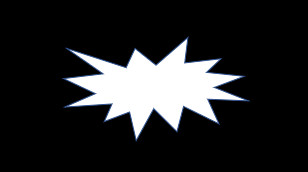
#> input picture lesson11/explode1.jpg, 308 x 172 px
$ jupyter execute --allow-errors lesson11_2.ipynb
#> lines starting #> are read from the running program, lines starting #| are printed output that depends on the picture; after the words box and inside, x2 and y2 are one past the last pixel; in counts of white or black regions, pixels touching at a corner belong together; long printed decimals are rounded
[cell 1]
# 外接矩形
import cv2

src = cv2.imread("explode1.jpg")
#> src is the input picture: shape (172, 308, 3); mean B, G, R 38.7, 37.7, 37.2
cv2.imshow("src", src)
src_gray = cv2.cvtColor(src, cv2.COLOR_BGR2GRAY)
_, dst_binary = cv2.threshold(src_gray, 127, 255, cv2.THRESH_BINARY)
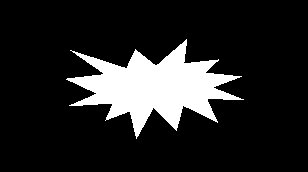
#> dst_binary: shape (172, 308); 14.5% white; 1 white region
contours, _ = cv2.findContours(dst_binary,
                               cv2.RETR_LIST,
                               cv2.CHAIN_APPROX_SIMPLE)
#> contours = 1 contour; box (x1, y1, x2, y2) and area: (66, 39, 244, 139) 7344
# 取得外接矩形,格式為元組(tuple)
rect = cv2.boundingRect(contours[0])
#> rect = (66, 39, 178, 100)
# 列出外接矩形的所有細項
x, y, w, h = rect
#> x = 66; y = 39; w = 178; h = 100
print(f"左上角 x = {x}, 左上角 y = {y}")
#| 左上角 x = 66, 左上角 y = 39
print(f"矩形寬度 = {w}")
#| 矩形寬度 = 178
print(f"矩形高度 = {h}")
#| 矩形高度 = 100
dst = cv2.rectangle(src, (x, y), (x+w, y+h), (0, 255, 255), 2)
cv2.imshow("dst", dst)
cv2.waitKey(0)
cv2.destroyAllWindows()

[cell 2]
# 外接矩形
import cv2
import numpy as np

src = cv2.imread("explode2.jpg")
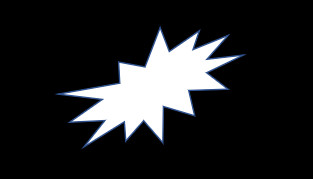
#> input picture lesson11/explode2.jpg, 313 x 179 px
#> src is the input picture: shape (179, 313, 3); mean B, G, R 36.7, 35.5, 34.8
cv2.imshow("src", src)
src_gray = cv2.cvtColor(src, cv2.COLOR_BGR2GRAY)
#> src_gray: shape (179, 313)
_, dst_binary = cv2.threshold(src_gray, 127, 255, cv2.THRESH_BINARY)
#> dst_binary: shape (179, 313); 13.5% white; 1 white region
contours, _ = cv2.findContours(dst_binary,
                               cv2.RETR_LIST,
                               cv2.CHAIN_APPROX_SIMPLE)
#> contours = 1 contour; box (x1, y1, x2, y2) and area: (65, 30, 239, 144) 7236
box = cv2.minAreaRect(contours[0])      # 取得最小外接矩形
#> box = ((154.8, 88.26), (174.3, 91.39), -33.55)
print(f"最小外接矩形的中心點、寬、高、旋轉角度 = \n {box}")
#| 最小外接矩形的中心點、寬、高、旋轉角度 =
#|  ((154.838, 88.255), (174.268, 91.393), -33.551)
points = cv2.boxPoints(box)             # 找出頂點座標
#> points = [[107.5, 174.5], [56.97, 98.33], [202.2, 2.02], [252.7, 78.18]]
points = np.int32(points)               # 轉為整數
#> points = [[107, 174], [56, 98], [202, 2], [252, 78]]
# 調整頂點格式
print(f"轉換後的矩形頂角 = \n {points}")
#| 轉換後的矩形頂角 =
#|  [[107 174]
#|  [ 56  98]
#|  [202   2]
#|  [252  78]]
dst = cv2.drawContours(src, [points], 0, (0, 255, 0), 2)
#> dst: shape (179, 313, 3)
cv2.imshow("dst", dst)
cv2.waitKey(0)
cv2.destroyAllWindows()

[cell 3]
# 外接圓
import cv2

src = cv2.imread("explode3.jpg")
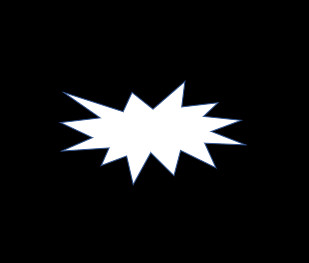
#> input picture lesson11/explode3.jpg, 309 x 263 px
#> src is the input picture: shape (263, 309, 3); mean B, G, R 25.2, 24.6, 24.3
cv2.imshow("src", src)
src_gray = cv2.cvtColor(src, cv2.COLOR_BGR2GRAY)
#> src_gray: shape (263, 309)
_, dst_binary = cv2.threshold(src_gray, 127, 255, cv2.THRESH_BINARY)
#> dst_binary: shape (263, 309); 9.5% white; 1 white region
contours, _ = cv2.findContours(dst_binary,
                               cv2.RETR_LIST,
                               cv2.CHAIN_APPROX_SIMPLE)
#> contours = 1 contour; box (x1, y1, x2, y2) and area: (63, 83, 241, 183) 7346
circle = cv2.minEnclosingCircle(contours[0])        # 取得最小外接圓
#> circle = ((152.2, 123.1), 90.03)
print(f"最小外接圓的圓心、半徑 = \n {circle}")
#| 最小外接圓的圓心、半徑 =
#|  ((152.209, 123.058), 90.028)
(x, y), radius = circle
#> x = 152.2; y = 123.1; radius = 90.03
center = (int(x), int(y))                           # 圓中心座標取整數
#> center = (152, 123)
radius = int(radius)                                # 圓半徑取整數
#> radius = 90
dst = cv2.circle(src, center, radius, (0, 255, 255), 2) # 繪製最小外接圓
#> dst: shape (263, 309, 3)
cv2.imshow("dst", dst)
cv2.waitKey(0)
cv2.destroyAllWindows()

[cell 4]
# 橢圓擬合
import cv2

src = cv2.imread("cloud.jpg")
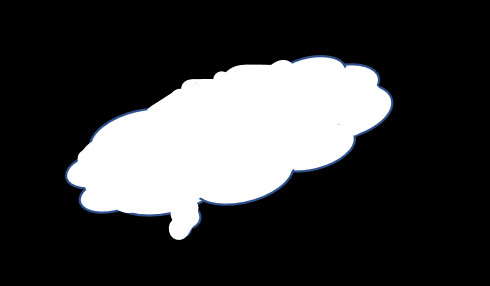
#> input picture lesson11/cloud.jpg, 490 x 286 px
#> src is the input picture: shape (286, 490, 3); mean B, G, R 61.5, 60.9, 60.6
cv2.imshow("src", src)
src_gray = cv2.cvtColor(src, cv2.COLOR_BGR2GRAY)
#> src_gray: shape (286, 490)
_, dst_binary = cv2.threshold(src_gray, 127, 255, cv2.THRESH_BINARY)
#> dst_binary: shape (286, 490); 23.7% white; 1 white region
contours, _ = cv2.findContours(dst_binary,
                               cv2.RETR_EXTERNAL,
                               cv2.CHAIN_APPROX_SIMPLE)
#> contours = 1 contour; box (x1, y1, x2, y2) and area: (67, 57, 391, 240) 32788
ellipse = cv2.fitEllipse(contours[0])           # 取得擬合橢圓
#> ellipse = ((226.7, 139.1), (131.8, 326.1), 70.73)
print(f"擬合橢圓的內容 = {ellipse}")
#| 擬合橢圓的內容 = ((226.744, 139.147), (131.782, 326.138), 70.734)
print(f"擬合橢圓的資料型態 = {type(ellipse)}")
#| 擬合橢圓的資料型態 = <class 'tuple'>
print(f"橢圓中心點 = {ellipse[0]}")
#| 橢圓中心點 = (226.744, 139.147)
print(f"長短軸直徑 = {ellipse[1]}")
#| 長短軸直徑 = (131.782, 326.138)
print(f"旋轉角度 = {ellipse[2]}")
#| 旋轉角度 = 70.734
dst = cv2.ellipse(src, ellipse, (0, 255, 0), 2) # 繪製擬合橢圓
#> dst: shape (286, 490, 3)
cv2.imshow("dst", dst)
cv2.waitKey(0)
cv2.destroyAllWindows()

[cell 5]
# 外接三角形
import cv2
import numpy as np

src = cv2.imread("heart.jpg")
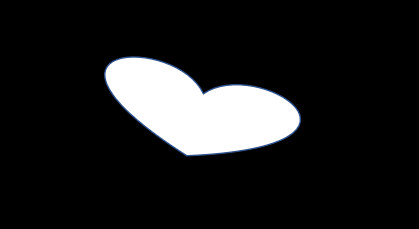
#> input picture lesson11/heart.jpg, 419 x 229 px
#> src is the input picture: shape (229, 419, 3); mean B, G, R 31.3, 30.8, 30.6
cv2.imshow("src", src)
src_gray = cv2.cvtColor(src, cv2.COLOR_BGR2GRAY)
#> src_gray: shape (229, 419)
_, dst_binary = cv2.threshold(src_gray, 127, 255, cv2.THRESH_BINARY)
#> dst_binary: shape (229, 419); 12% white; 1 white region
contours, _ = cv2.findContours(dst_binary,
                               cv2.RETR_LIST,
                               cv2.CHAIN_APPROX_SIMPLE)
#> contours = 1 contour; box (x1, y1, x2, y2) and area: (105, 57, 300, 155) 11278
area, triangle = cv2.minEnclosingTriangle(contours[0])  # 取得外接三角形
#> area = 15638.1; triangle = [[361.4, 115.5], [63.81, 35.37], [176.7, 170.9]]
print(f"三角形面積 = {area}")
#| 三角形面積 = 15638.061
print(f"三角形頂點座標資料類型 = {type(triangle)}")
#| 三角形頂點座標資料類型 = <class 'numpy.ndarray'>
print(f"三角頂點座標 = \n{triangle}")
#| 三角頂點座標 =
#| [[[361.3784   115.486 ]]
#|  [[ 63.810  35.372]]
#|  [[176.733  170.88    ]]]
triangle = np.int32(triangle)                           # 轉整數
#> triangle = [[361, 115], [63, 35], [176, 170]]
dst = cv2.line(src, tuple(triangle[0][0]),
               tuple(triangle[1][0]), (0, 255, 0), 2)
#> dst: shape (229, 419, 3)
dst = cv2.line(src, tuple(triangle[1][0]),
               tuple(triangle[2][0]), (0, 255, 0), 2)
dst = cv2.line(src, tuple(triangle[0][0]),
               tuple(triangle[2][0]), (0, 255, 0), 2)
cv2.imshow("dst", dst)
cv2.waitKey(0)
cv2.destroyAllWindows()

[cell 6]
# 多邊形近似
import cv2

src = cv2.imread("multiple.jpg")
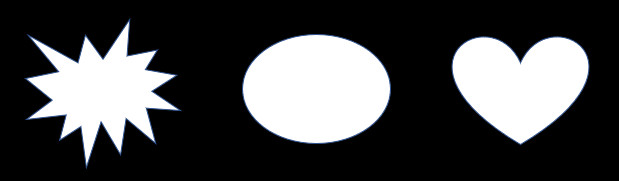
#> input picture lesson11/multiple.jpg, 619 x 181 px
#> src is the input picture: shape (181, 619, 3); mean B, G, R 74, 73.1, 72.6
cv2.imshow("src", src)
src_gray = cv2.cvtColor(src, cv2.COLOR_BGR2GRAY)
#> src_gray: shape (181, 619)
_, dst_binary = cv2.threshold(src_gray, 127, 255, cv2.THRESH_BINARY)
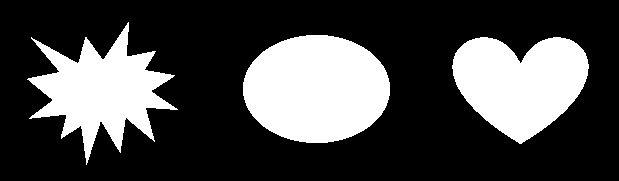
#> dst_binary: shape (181, 619); 28.4% white; 3 white regions
contours, _ = cv2.findContours(dst_binary,
                               cv2.RETR_LIST,
                               cv2.CHAIN_APPROX_SIMPLE)
#> contours = 3 contours; box (x1, y1, x2, y2) and area: (243, 35, 390, 143) 12322, (452, 37, 589, 144) 9820, (27, 22, 178, 165) 8944
n = len(contours)                                   # 輪廓數量
#> n = 3
src1 = src.copy()                                   # 複製src影像
src2 = src.copy()                                   # 複製src影像
for i in range(n):
    approx = cv2.approxPolyDP(contours[i], 3, True) # epsilon = 3
    dst1 = cv2.polylines(src1, [approx], True, (0, 255, 0), 2)  # dst1
    approx = cv2.approxPolyDP(contours[i], 15, True)    # epsilon = 15
    dst2 = cv2.polylines(src2, [approx], True, (0, 255, 0), 2)  # dst2
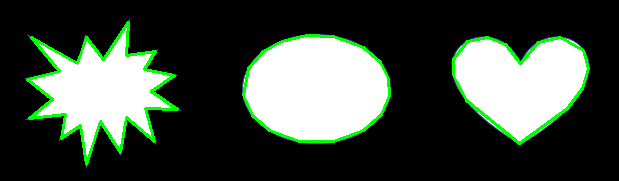
#> src1: shape (181, 619, 3); 4.25% of pixels changed, all inside (x1, y1, x2, y2) = (26, 21, 590, 166)
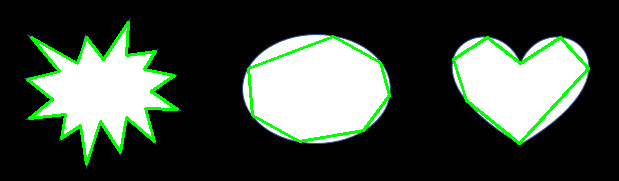
#> src2: shape (181, 619, 3); 4.22% of pixels changed, all inside (x1, y1, x2, y2) = (26, 21, 590, 166)
cv2.imshow("dst1: epsilon = 3", dst1)
cv2.imshow("dst2: epsilon = 15", dst2)
cv2.waitKey(0)
cv2.destroyAllWindows()

[cell 7]
# 直線擬合
import cv2

src = cv2.imread("unregular.jpg")
cv2.imshow("src", src)
#> (the rest of this cell did not finish here and is left out)

[cell 8]
# 凸包
import cv2

src = cv2.imread("heart1.jpg")
cv2.imshow("src", src)
#> (the rest of this cell did not finish here and is left out)

[cell 9]
# 凸包
import cv2

src = cv2.imread("hand1.jpg")
cv2.imshow("src", src)
#> (the rest of this cell did not finish here and is left out)

[cell 10]
# 凸包-計算手勢的凸包面積
import cv2

src = cv2.imread("hand1.jpg")
cv2.imshow("src", src)
#> (the rest of this cell did not finish here and is left out)

[cell 11]
# 凸包-找出手勢的多層凸包
import cv2

src = cv2.imread("hand2.jpg")
cv2.imshow("src", src)
#> (the rest of this cell did not finish here and is left out)

[cell 12]
# 凸缺陷
import cv2

src = cv2.imread("star.jpg")
cv2.imshow("src", src)
#> (the rest of this cell did not finish here and is left out)

[cell 13]
# 測試輪廓是否為凸形
import cv2

src = cv2.imread("heart1.jpg")
cv2.imshow("src", src)
#> (the rest of this cell did not finish here and is left out)

[cell 14]
# 計算影像任一點到輪廓之間距離
import cv2

src = cv2.imread("heart1.jpg")
cv2.imshow("src", src)
#> (the rest of this cell did not finish here and is left out)

[cell 15]
# 計算影像任一點到輪廓之間距離
import cv2

src = cv2.imread("heart1.jpg")
cv2.imshow("src", src)
#> (the rest of this cell did not finish here and is left out)

[cell 16]
# 寬高比
import cv2

src = cv2.imread("explode1.jpg")
cv2.imshow("src", src)
src_gray = cv2.cvtColor(src, cv2.COLOR_BGR2GRAY)
_, dst_binary = cv2.threshold(src_gray, 127,255, cv2.THRESH_BINARY)
contours, _ = cv2.findContours(dst_binary,
                               cv2.RETR_LIST,
                               cv2.CHAIN_APPROX_SIMPLE)
#> contours = 1 contour; box (x1, y1, x2, y2) and area: (66, 39, 244, 139) 7344
x, y, w, h = cv2.boundingRect(contours[0])           # 建構矩形
#> x = 66; y = 39
dst = cv2.rectangle(src, (x, y), (x+w, y+h), (0, 255, 255), 2)
cv2.imshow("dst", dst)
aspectratio = w / h                                 # 計算寬高比
#> aspectratio = 1.78
print(f"寬高比 = {aspectratio}")
#| 寬高比 = 1.78
cv2.waitKey(0)
cv2.destroyAllWindows()

[cell 17]
# 輪廓點座標的資料格式
import cv2

src = cv2.imread("explode1.jpg")
cv2.imshow("src", src)
src_gray = cv2.cvtColor(src, cv2.COLOR_BGR2GRAY)
_, dst_binary = cv2.threshold(src_gray, 127,255, cv2.THRESH_BINARY)
contours, _ = cv2.findContours(dst_binary,
                               cv2.RETR_LIST,
                               cv2.CHAIN_APPROX_SIMPLE)
cnt = contours[0]                       # 建立輪廓變數
#> cnt = contour of 383 points, box (x1, y1, x2, y2) (66, 39, 244, 139), area 7344
print(f"資料格式 = {type(cnt)}")
#| 資料格式 = <class 'numpy.ndarray'>
print(f"資料維度 = {cnt.ndim}")
#| 資料維度 = 3
print(f"資料長度 = {len(cnt)}")
#| 資料長度 = 383
for i in range(len(cnt)):
    print(cnt[i])                       # 列印座標點
#> this loop made 383 passes
#| [[186  39]]
#| [[181  44]]
#| [[180  44]]
#| [[174  50]]
#| [[173  50]]
#| [[167  56]]
#| [[166  56]]
#| [[158  64]]
#> (further printed lines are left out)
cv2.waitKey(0)
cv2.destroyAllWindows()

[cell 18]
# 輪廓點座標的資料格式
# 輪廓的極點:最左邊點、最右邊點、最上方點、最下方點
import cv2

src = cv2.imread("explode1.jpg")
cv2.imshow("src", src)
src_gray = cv2.cvtColor(src, cv2.COLOR_BGR2GRAY)
_, dst_binary = cv2.threshold(src_gray, 127,255, cv2.THRESH_BINARY)
contours, _ = cv2.findContours(dst_binary,
                               cv2.RETR_LIST,
                               cv2.CHAIN_APPROX_SIMPLE)
cnt = contours[0]                       # 建立輪廓變數
left = cnt[cnt[:, :, 0].argmin()][0]
#> left = [66, 79]
right = cnt[cnt[:, :, 0].argmax()][0]
#> right = [243, 99]
top = cnt[cnt[:, :, 1].argmin()][0]
#> top = [186, 39]
bottom = cnt[cnt[:, :, 1].argmax()][0]
#> bottom = [136, 138]
print(f"最左點 = {left}")
#| 最左點 = [66 79]
print(f"最右點 = {right}")
#| 最右點 = [243  99]
print(f"最上點 = {top}")
#| 最上點 = [186  39]
print(f"最下點 = {bottom}")
#| 最下點 = [136 138]
dst = cv2.circle(src, left, 5, [255, 0, 0], -1)
#> dst: shape (172, 308, 3)
dst = cv2.circle(src, right, 5, [0, 255, 0], -1)
#> dst: shape (172, 308, 3); mean B, G, R 38.9, 38, 37.1
dst = cv2.circle(src, top, 5, [0, 255, 255], -1)
#> dst: shape (172, 308, 3); mean B, G, R 38.8, 38.3, 37.4
dst = cv2.circle(src, bottom, 5, [0, 0, 255], -1)
#> dst: shape (172, 308, 3); mean B, G, R 38.7, 38.2, 37.7
cv2.imshow("dst", dst)
cv2.waitKey(0)
cv2.destroyAllWindows()

[cell 19]
# Extent-輪廓面積/包圍輪廓的矩形面積
import cv2
import matplotlib.pyplot as plt

src = cv2.imread("explode1.jpg")
cv2.imshow("src", src)
plt.axis("off")
plt.imshow(cv2.cvtColor(src, cv2.COLOR_BGR2RGB))
plt.show()
src_gray = cv2.cvtColor(src, cv2.COLOR_BGR2GRAY)
_, dst_binary = cv2.threshold(src_gray, 127, 255, cv2.THRESH_BINARY)
contours, _ = cv2.findContours(dst_binary,
                               cv2.RETR_LIST,
                               cv2.CHAIN_APPROX_SIMPLE)
dst = cv2.drawContours(src, contours, -1, (0, 255, 0), 3)       # 繪製輪廓
con_area = cv2.contourArea(contours[0])                         # 輪廓面積
#> con_area = 7343.5
x, y, w, h = cv2.boundingRect(contours[0])                      # 建構矩形
dst = cv2.rectangle(src, (x, y), (x+w, y+h), (0, 255, 255), 2)
cv2.imshow("dst", dst)
plt.axis("off")
plt.imshow(cv2.cvtColor(dst, cv2.COLOR_BGR2RGB))
plt.show()
square_area = w * h                                             # 計算矩形面積
#> square_area = 17800
extent = con_area / square_area                                 # 計算Extent
#> extent = 0.413
print(f"Extent = {extent}")
#| Extent = 0.4126
cv2.waitKey(0)
cv2.destroyAllWindows()

[cell 20]
# Solidity-輪廓面積/包圍輪廓的凸包面積
import cv2
import matplotlib.pyplot as plt

src = cv2.imread("explode1.jpg")
cv2.imshow("src", src)
plt.axis("off")
plt.imshow(cv2.cvtColor(src, cv2.COLOR_BGR2RGB))
plt.show()
src_gray = cv2.cvtColor(src, cv2.COLOR_BGR2GRAY)
_, dst_binary = cv2.threshold(src_gray, 127, 255, cv2.THRESH_BINARY)
contours, _ = cv2.findContours(dst_binary,
                               cv2.RETR_LIST,
                               cv2.CHAIN_APPROX_SIMPLE)
dst = cv2.drawContours(src, contours, -1, (0, 255, 0), 3)       # 繪製輪廓
con_area = cv2.contourArea(contours[0])                         # 輪廓面積
hull = cv2.convexHull(contours[0])                              # 獲得凸包頂點座標
#> hull = contour of 9 points, box (x1, y1, x2, y2) (66, 39, 244, 139), area 13104
dst = cv2.polylines(src, [hull], True, (0, 255, 255), 2)        # 將凸包連線
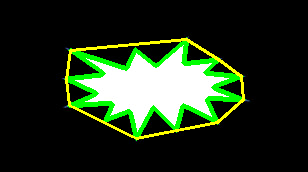
#> dst: shape (172, 308, 3); mean B, G, R 28, 49.4, 34.4
cv2.imshow("dst", dst)
plt.axis("off")
plt.imshow(cv2.cvtColor(dst, cv2.COLOR_BGR2RGB))
plt.show()
convex_area = cv2.contourArea(hull)                             # 凸包面積
#> convex_area = 13104
solidity = con_area / convex_area                               # 計算Solidity
#> solidity = 0.56
print(f"Solidity = {solidity}")
#| Solidity = 0.5604
cv2.waitKey(0)
cv2.destroyAllWindows()
